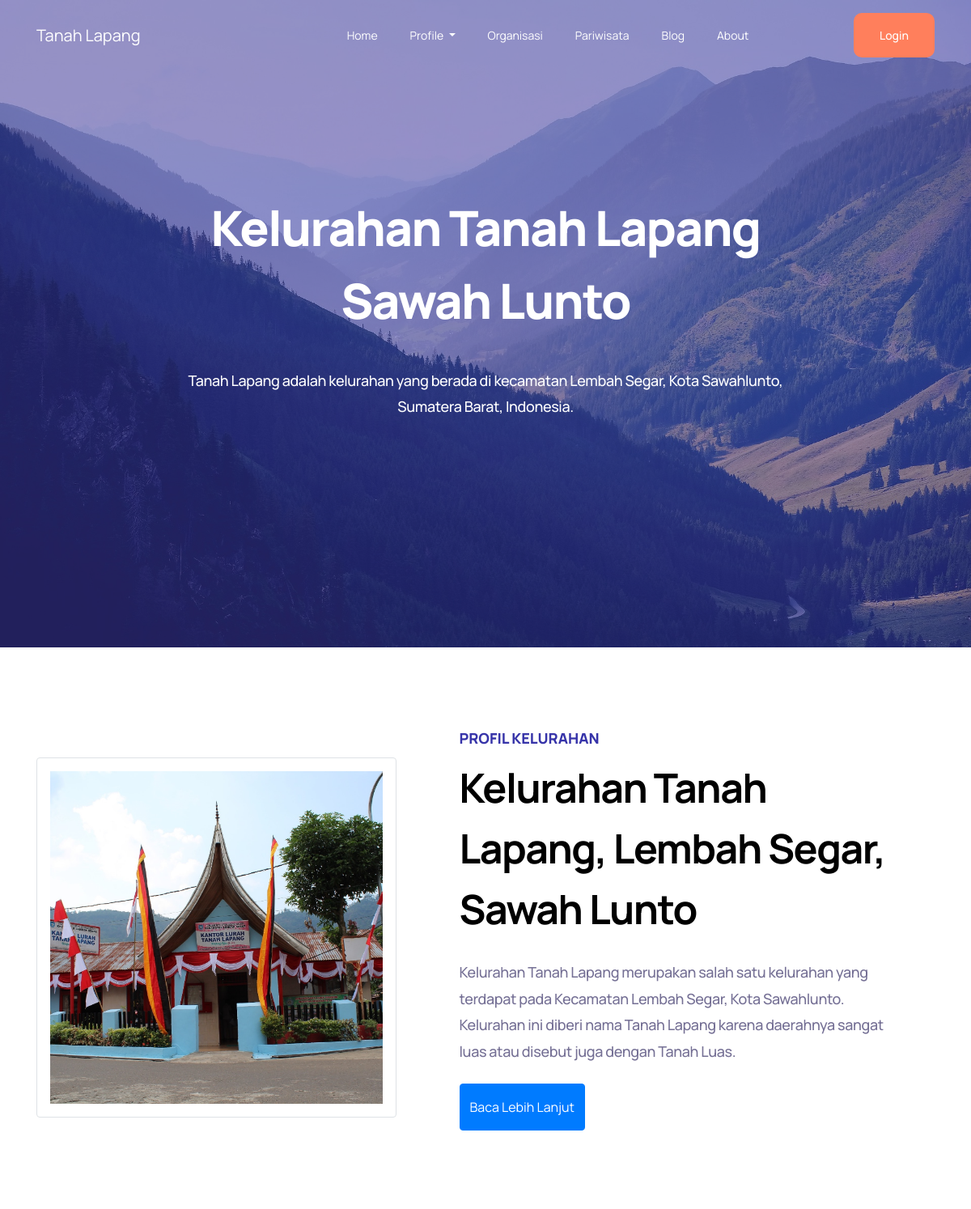
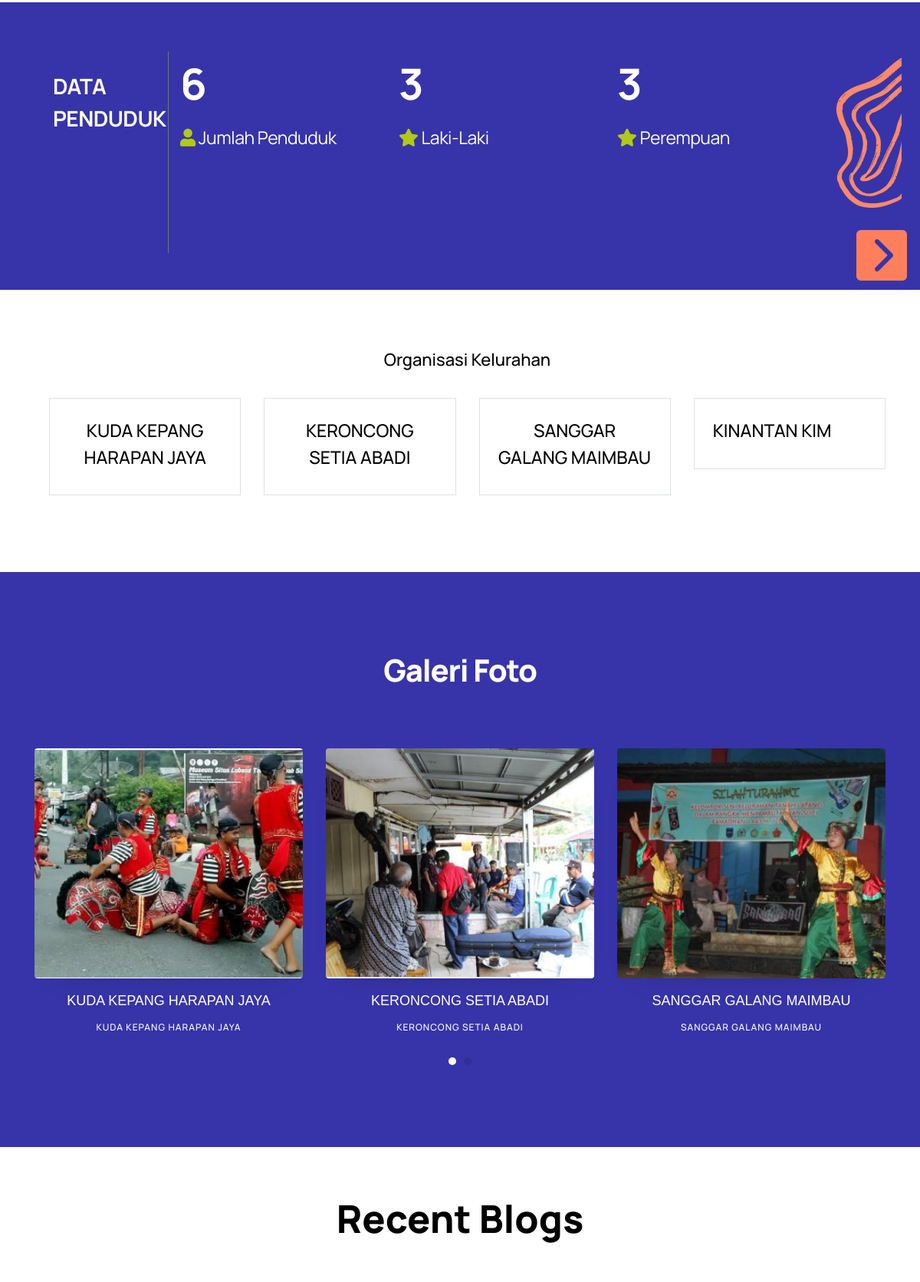
The page / (upper part) on the database its author committed (2 pictures, top to bottom).
### tables this page shows
CREATE TABLE `profil` (
  `id` int(11) NOT NULL,
  `alamat` varchar(1000) DEFAULT NULL,
  `nohp` varchar(1000) DEFAULT NULL,
  `email` varchar(1000) DEFAULT NULL,
  `whatsapp` varchar(1000) DEFAULT NULL,
  `desk` longtext DEFAULT NULL,
  `visi` longtext DEFAULT NULL,
  `misi` longtext DEFAULT NULL,
  `sejarah` longtext DEFAULT NULL,
  `struktur` varchar(1000) DEFAULT NULL,
  `foto_lurah` varchar(1000) DEFAULT NULL,
  `foto_sekre` varchar(1000) DEFAULT NULL,
  `foto_bend` varchar(1000) DEFAULT NULL
);

CREATE TABLE `organisasi` (
  `id` int(11) NOT NULL,
  `nama` varchar(1000) NOT NULL,
  `ketua` varchar(1000) NOT NULL,
  `bidang` varchar(1000) NOT NULL,
  `nohp` varchar(1000) NOT NULL,
  `deskripsi` mediumtext NOT NULL,
  `foto` varchar(1000) DEFAULT NULL
);

### index.php (the view, shortened to what this page needs)
<?php
require_once('connect.php');
?>
<!DOCTYPE html>
<html lang="en">
<head>
  <link rel="stylesheet" href="css/bootstrap.min.css" />
  <link rel="stylesheet" href="css/style.css" />
  <link rel="stylesheet" href="css/stylegallery.css" />
  <link rel="stylesheet" href="css/owl.carousel.min.css">
  <link rel="stylesheet" href="css/owl.theme.default.min.css">
  <link rel="stylesheet" href="https://cdnjs.cloudflare.com/ajax/libs/ionicons/4.5.6/css/ionicons.min.css">
  <link href="https://cdnjs.cloudflare.com/ajax/libs/font-awesome/5.15.0/css/all.min.css" rel="stylesheet">
</head>
<body>
<?php include("whatsapplink.php"); ?>
  <nav class="navbar fixed-top navbar-expand-lg navbar-dark p-md-3">
    <div class="container">
      <a class="navbar-brand" href="index.php">Tanah Lapang</a>
      <div class="collapse navbar-collapse" id="navbarNav">
        <ul class="navbar-nav mx-auto text-center">
          <li class="nav-item">
            <a class="nav-link text-white" href="index.php">Home</a>
          </li>
          <li class="nav-item dropdown ">
            <a class="nav-link dropdown-toggle text-white" href="#" id="navbarDropdownMenuLink" data-toggle="dropdown" aria-haspopup="true" aria-expanded="false">
              Profile
            </a>
          </li>
          <li class="nav-item">
              <a class="nav-link text-white" href="organisasi.php">Organisasi</a>
            </li>
          <li class="nav-item">
            <a class="nav-link text-white" href="pariwisata.php">Pariwisata</a>
          </li>
          <li class="nav-item">
            <a class="nav-link text-white" href="blog.php">Blog</a>
          </li>
          <li class="nav-item">
            <a class="nav-link text-white" href="about.php">About</a>
          </li>
        </ul>
        <div class="container-login text-white">
          <a class="login-btn " href="login.php">Login</a>
        </div>
      </div>
    </div>
  </nav>
  <div class="banner-image w-100 vh-100 d-flex justify-content-center align-items-center" style="background-image: url(assets/img/bg.jpg);">
    <div class="content text-center">
      <h1 class="jdl">Kelurahan Tanah Lapang<br> Sawah Lunto</h1>
    </div>
    <div class="jdl-detail">
      <p>
        Tanah Lapang adalah kelurahan yang berada di kecamatan Lembah Segar, Kota Sawahlunto, Sumatera Barat, Indonesia.
      </p>
    </div>
  </div>
  <?php
    $sql = "SELECT * FROM profil WHERE id = 1 LIMIT 1";
    $res = $conn->query($sql);
    $data2 = $res->fetch_assoc();
?>
  <div class="container-fluid py-5">
    <div class="container">
      <div class="row align-items-center pb-1">
        <div class="col-lg-5 mt-lg-4">
          <img class="img-thumbnail p-3" src="assets/img/kantorlurah.jpg" alt="">
        </div>
        <div class="col-lg-6 mt-5 mb-5 mt-lg-5  mx-auto">
          <small class="jdl-profil-kelurahan">PROFIL KELURAHAN</small>
          <h1 class="jdl-pk-2 mt-2 mb-4 ">Kelurahan Tanah Lapang, Lembah Segar, Sawah Lunto</h1>
          <p class="detail-pk mb-4"><?php echo $data2['desk']; ?></p>
          <a href="about.php" class="btn btn-primary py-md-3 px-md-7 font-weight-semi-bold">Baca Lebih Lanjut</a>
        </div>
      </div>
    </div>
  </div>
  <?php
  $sql = " SELECT
        (SELECT COUNT(*) FROM penduduk WHERE id_jk = 1) AS pr,
        ( SELECT COUNT(*) FROM penduduk WHERE id_jk = 2) AS lk,
        ( SELECT COUNT(*) FROM penduduk) AS total" ;
  $res = $conn->query($sql);
  $data = $res->fetch_assoc();
  ?>
  <div class="cont-data container-fluid pt-5">
    <div class="container">
      <div class="row mt-3  ">
        <div class="col-lg-2 mb-5 border-right border-secondary ">
          <div class="d-flex align-items-left  mb-4 mb-lg-0 p-4">
            <div class="d-flex flex-column">
              <h3 class="jdl-data1 font-weight-bold text-uppercase " font face="Manrope">Data Penduduk</h3>
            </div>
          </div>
        </div>
        <div class="col-md-3">
          <div class="d-flex align-items-left  mb-4 mb-lg-0 " style="height: 120px;">
            <div class="d-flex flex-column align-items-left">
              <h3 class="jdl-data2 font-weight-bold text-uppercase  "><?php echo $data['total']; ?></h3>
              <p class="isi-data"><i class="fas fa-user"></i> Jumlah Penduduk</p>
            </div>
          </div>
        </div>
        <div class="col-md-3">
          <div class="d-flex align-items-left  mb-4 mb-lg-0 " style="height: 120px;">
            <div class="d-flex flex-column align-items-left">
              <h3 class="jdl-data2 font-weight-bold text-uppercase  "><?php echo $data['lk']; ?></h3>
              <p class="isi-data"><i class="fas fa-star"></i> Laki-Laki</p>
            </div>
          </div>
        </div>
        <div class="col-md-3">
          <div class="d-flex align-items-left mb-4 mb-lg-0 " style="height: 120px;">
            <div class="d-flex flex-column align-items-left">
              <h3 class="jdl-data2 font-weight-bold text-uppercase  "><?php echo $data['pr']; ?></h3>
              <p class="isi-data"><i class="fas fa-star"></i> Perempuan</p>
            </div>
          </div>
        </div>
        <div class="col-hiasan col-md-1">
          <div class="d-flex align-items-right mb-0 mb-lg-0 " style="height: 120px;">
            <div class="d-flex flex-column align-items-right mr-0">
              <img class="hiasan" src="assets/img/44.png">
            </div>
          </div>
          <br><br><br><br>
           <div class="col-hiasan2 col-md-1">
          <a href="laporan_penduduk.php"><img id="hiasan2" src="assets/img/Right Button.png"></a>
        </div>
        </div>
     </div>
    </div>
  </div>
  <div class="cont-org container-fluid pt-5 ">
    <div class="container">
      <div class="row mt-4 ml-1">
        <p class="judul-org">Organisasi Kelurahan</p>
        <?php
        $sql = "SELECT * FROM organisasi";
        $organisasi = $conn->query($sql);
        while ($data = $organisasi->fetch_assoc()) {
        ?>
          <div class="col-md-3 ">
            <div class="col-org d-flex align-items-left border mb-4 mb-4 mb-lg-0 p-4">
              <div class="d-flex flex-column">
                <a class="link-org" href="detail_organisasi.php?id=<?php echo $data['id'] ?>">
                  <h3 class="jdl-org " font face="Manrope"><?php echo $data['nama'] ?></h3>
                </a>
              </div>
            </div>
          </div>
        <?php } ?>
      </div>
    </div>
  </div>
  <section class="ftco-section">
    <div class="container">
      <div class="row">
        <div class="col-md-12 text-center">
          <h2 class="heading-section mb-5 pb-md-4 text-white">Galeri Foto</h2>
        </div>
        <div class="col-md-12">
          <div class="featured-carousel owl-carousel">
            <?php
            $sql = "SELECT * FROM organisasi";
            $organisasi = $conn->query($sql);
            while ($data = $organisasi->fetch_assoc()) {
            ?>
            <div class="item">
              <div class="work">
                <div class="img d-flex align-items-center justify-content-center rounded" style="background-image: url(assets/img/organisasi/<?php echo $data['foto']; ?>);">
                </div>
                <div class="text pt-3 w-100 text-center">
                  <h3 style="color: white"><?php echo $data['nama']; ?></h3>
                  <span><?php echo $data['nama']; ?></span>
                </div>
              </div>
            </div>
          <?php } ?>
          </div>
        </div>
      </div>
    </div>
  </section>
  <div class="container-fluid pt-5">
    <div class="container">
      <div class="text-center">
        <h1 class="recent-blog mt-2 mb-5">Recent Blogs</h1>
      </div>
    </div>
  </div>
</body>
</html>

### css/style.css (style rules this page uses)
body { font-family: 'Manrope', sans-serif; }
.navbar-nav { text-align: center; font-family: 'Manrope', sans-serif; }
.nav-item { padding-right: 12px; padding-left: 12px; }
.banner-image { background-image: url('img/bg.jpg'); background-size: cover; z-index : -1; position : relative; align-content: flex-start; flex-direction : column; }
.banner-image::after { content: ''; width: inherit; height: inherit; position: absolute; top: 0; left: 0; background: rgba(55, 52, 169, 0.49); z-index : -1; display: flex; }
.navbar-brand { font-family: 'Manrope', sans-serif; color: white; }
.login-btn { background-color: #FF7F5C; border: none; border-radius: 10px; color: white; padding: 15px 32px; text-align: center; text-decoration: none; display: flex; font-size: 14px; font-weight: 500; font-family: 'Manrope', sans-serif; }
.jdl { font-family: 'Manrope', sans-serif; color : white; font-style: normal; font-weight: 800; font-size: 60px; text-align: center; letter-spacing: -0.03em; }
.jdl-detail { font-family: 'Manrope', sans-serif; color : white; font-style: normal; text-align: center; letter-spacing: -0.03em; font-weight: 500; font-size: 18px; letter-spacing: -0.02em; padding-top: 30px; padding-right: 200px; padding-bottom: 30px; padding-left: 200px; }
.jdl-profil-kelurahan { font-weight: 800; font-size: 18px; color: #3734A9; font-family: 'Manrope', sans-serif; }
.jdl-pk-2 { font-weight: 700; font-size: 50px; letter-spacing: -0.03em; font-family: 'Manrope', sans-serif; color: #000000; }
.detail-pk { font-family: 'Manrope', sans-serif; font-style: normal; font-weight: 500; font-size: 18px; letter-spacing: -0.02em; color: #757095; }
.btn { background: #3734A9; border-radius: 7px; color: white; padding: 25px ; text-align: center; text-decoration: none; font-size: 14px; font-weight: 500; font-family: 'Manrope', sans-serif; }
.jdl-data1 { font-family: 'Manrope', sans-serif; font-style: normal; font-weight: 400; font-size: 28px; letter-spacing: -0.02em; color: white; }
.jdl-data2 { font-family: 'Manrope', sans-serif; font-style: bold; font-weight: 700; font-size: 56px; letter-spacing: -0.02em; color: white; }
.cont-data { background: #3734A9; }
.isi-data { font-family: 'Manrope', sans-serif; font-weight: 400; font-size: 23px; letter-spacing: -0.02em; color: #FFFFFF; }
.fa-user { size: 10px; color: #B1CA16; }
.fa-star { size: 10px; color: #B1CA16; }
#hiasan2 { object-position: 100% 10%; }
.cont-org { margin-bottom: 100px; background: white; }
.judul-org { align-items: center; text-align: center; font-family: 'Manrope'; font-style: normal; font-weight: 500; font-size: 22px; color: #000000; margin-bottom: 30px; }
.jdl-org { align-items: center; text-align: center; font-family: 'Manrope'; font-style: normal; font-weight: 500; font-size: 23px; color: #000000; }
.link-org { text-decoration: none; }
.recent-blog { font-family: 'Manrope', sans-serif; font-weight: 800; font-size: 50px; color: #000000; }

### rows shown on the page
profil: desk "Kelurahan Tanah Lapang merupakan salah satu kelurahan yang terdapat pada Kecamatan Lembah Segar, Kota Sawahlunto. Kelurahan ini diberi nama Tanah Lapang karena daerahnya sangat luas atau disebut juga dengan Tanah Luas."
organisasi: nama "KUDA KEPANG HARAPAN JAYA", foto (picture)
organisasi: nama "KERONCONG SETIA ABADI", foto (picture)
organisasi: nama "SANGGAR GALANG MAIMBAU", foto (picture)
organisasi: nama "KINANTAN KIM"

### other values the page prints
$data['total'] "6"
$data['lk'] "3"
$data['pr'] "3"
